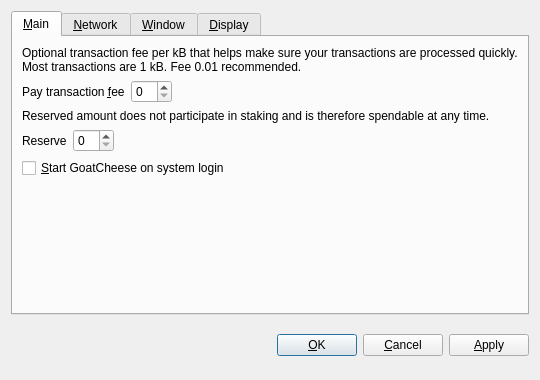
<?xml version="1.0" encoding="UTF-8"?>
<ui version="4.0">
 <class>OptionsDialog</class>
 <widget class="QDialog" name="OptionsDialog">
  <property name="geometry">
   <rect>
    <x>0</x>
    <y>0</y>
    <width>540</width>
    <height>380</height>
   </rect>
  </property>
  <property name="windowTitle">
   <string>Options</string>
  </property>
  <property name="modal">
   <bool>true</bool>
  </property>
  <layout class="QVBoxLayout" name="verticalLayout">
   <item>
    <widget class="QTabWidget" name="tabWidget">
     <property name="tabPosition">
      <enum>QTabWidget::North</enum>
     </property>
     <property name="currentIndex">
      <number>0</number>
     </property>
     <widget class="QWidget" name="tabMain">
      <attribute name="title">
       <string>&amp;Main</string>
      </attribute>
      <layout class="QVBoxLayout" name="verticalLayout_Main">
       <item>
        <widget class="QLabel" name="transactionFeeInfoLabel">
         <property name="text">
          <string>Optional transaction fee per kB that helps make sure your transactions are processed quickly. Most transactions are 1 kB. Fee 0.01 recommended.</string>
         </property>
         <property name="textFormat">
          <enum>Qt::PlainText</enum>
         </property>
         <property name="wordWrap">
          <bool>true</bool>
         </property>
        </widget>
       </item>
       <item>
        <layout class="QHBoxLayout" name="horizontalLayoutFee">
         <item>
          <widget class="QLabel" name="transactionFeeLabel">
           <property name="text">
            <string>Pay transaction &amp;fee</string>
           </property>
           <property name="textFormat">
            <enum>Qt::PlainText</enum>
           </property>
           <property name="buddy">
            <cstring>transactionFee</cstring>
           </property>
          </widget>
         </item>
         <item>
          <widget class="BitcoinAmountField" name="transactionFee"/>
         </item>
         <item>
          <spacer name="horizontalSpacerFee">
           <property name="orientation">
            <enum>Qt::Horizontal</enum>
           </property>
           <property name="sizeHint" stdset="0">
            <size>
             <width>40</width>
             <height>20</height>
            </size>
           </property>
          </spacer>
         </item>
        </layout>
       </item>
       <item>
        <widget class="QLabel" name="reserveBalanceInfoLabel">
         <property name="text">
          <string>Reserved amount does not participate in staking and is therefore spendable at any time.</string>
         </property>
         <property name="textFormat">
          <enum>Qt::PlainText</enum>
         </property>
         <property name="wordWrap">
          <bool>true</bool>
         </property>
        </widget>
       </item>
       <item>
        <layout class="QHBoxLayout" name="horizontalLayoutReserveBalance">
         <item>
          <widget class="QLabel" name="reserveBalanceLabel">
           <property name="text">
            <string>Reserve</string>
           </property>
           <property name="textFormat">
            <enum>Qt::PlainText</enum>
           </property>
           <property name="buddy">
            <cstring>reserveBalance</cstring>
           </property>
          </widget>
         </item>
         <item>
          <widget class="BitcoinAmountField" name="reserveBalance"/>
         </item>
         <item>
          <spacer name="horizontalSpacerReserveBalance">
           <property name="orientation">
            <enum>Qt::Horizontal</enum>
           </property>
           <property name="sizeHint" stdset="0">
            <size>
             <width>40</width>
             <height>20</height>
            </size>
           </property>
          </spacer>
         </item>
        </layout>
       </item>
       <item>
        <widget class="QCheckBox" name="bitcoinAtStartup">
         <property name="toolTip">
          <string>Automatically start GoatCheese after logging in to the system.</string>
         </property>
         <property name="text">
          <string>&amp;Start GoatCheese on system login</string>
         </property>
        </widget>
       </item>
       <item>
        <spacer name="verticalSpacer_Main">
         <property name="orientation">
          <enum>Qt::Vertical</enum>
         </property>
         <property name="sizeHint" stdset="0">
          <size>
           <width>20</width>
           <height>40</height>
          </size>
         </property>
        </spacer>
       </item>
      </layout>
     </widget>
     <widget class="QWidget" name="tabNetwork">
      <attribute name="title">
       <string>&amp;Network</string>
      </attribute>
      <layout class="QVBoxLayout" name="verticalLayout_Network">
       <item>
        <widget class="QCheckBox" name="mapPortUpnp">
         <property name="toolTip">
          <string>Automatically open the GoatCheese client port on the router. This only works when your router supports UPnP and it is enabled.</string>
         </property>
         <property name="text">
          <string>Map port using &amp;UPnP</string>
         </property>
        </widget>
       </item>
       <item>
        <widget class="QCheckBox" name="connectSocks">
         <property name="toolTip">
          <string>Connect to the GoatCheese network through a SOCKS5 proxy (e.g. when connecting through Tor).</string>
         </property>
         <property name="text">
          <string>&amp;Connect through SOCKS5 proxy:</string>
         </property>
        </widget>
       </item>
       <item>
        <layout class="QHBoxLayout" name="horizontalLayout_Network">
         <item>
          <widget class="QLabel" name="proxyIpLabel">
           <property name="text">
            <string>Proxy &amp;IP:</string>
           </property>
           <property name="textFormat">
            <enum>Qt::PlainText</enum>
           </property>
           <property name="buddy">
            <cstring>proxyIp</cstring>
           </property>
          </widget>
         </item>
         <item>
          <widget class="QValidatedLineEdit" name="proxyIp">
           <property name="maximumSize">
            <size>
             <width>140</width>
             <height>16777215</height>
            </size>
           </property>
           <property name="toolTip">
            <string>IP address of the proxy (e.g. 127.0.0.1)</string>
           </property>
          </widget>
         </item>
         <item>
          <widget class="QLabel" name="proxyPortLabel">
           <property name="text">
            <string>&amp;Port:</string>
           </property>
           <property name="textFormat">
            <enum>Qt::PlainText</enum>
           </property>
           <property name="buddy">
            <cstring>proxyPort</cstring>
           </property>
          </widget>
         </item>
         <item>
          <widget class="QLineEdit" name="proxyPort">
           <property name="maximumSize">
            <size>
             <width>55</width>
             <height>16777215</height>
            </size>
           </property>
           <property name="toolTip">
            <string>Port of the proxy (e.g. 9050)</string>
           </property>
          </widget>
         </item>
         <item>
          <spacer name="horizontalSpacer_Network">
           <property name="orientation">
            <enum>Qt::Horizontal</enum>
           </property>
           <property name="sizeHint" stdset="0">
            <size>
             <width>40</width>
             <height>20</height>
            </size>
           </property>
          </spacer>
         </item>
        </layout>
       </item>
       <item>
        <spacer name="verticalSpacer_Network">
         <property name="orientation">
          <enum>Qt::Vertical</enum>
         </property>
         <property name="sizeHint" stdset="0">
          <size>
           <width>20</width>
           <height>40</height>
          </size>
         </property>
        </spacer>
       </item>
      </layout>
     </widget>
     <widget class="QWidget" name="tabWindow">
      <attribute name="title">
       <string>&amp;Window</string>
      </attribute>
      <layout class="QVBoxLayout" name="verticalLayout_Window">
       <item>
        <widget class="QCheckBox" name="minimizeToTray">
         <property name="toolTip">
          <string>Show only a tray icon after minimizing the window.</string>
         </property>
         <property name="text">
          <string>&amp;Minimize to the tray instead of the taskbar</string>
         </property>
        </widget>
       </item>
       <item>
        <widget class="QCheckBox" name="minimizeOnClose">
         <property name="toolTip">
          <string>Minimize instead of exit the application when the window is closed. When this option is enabled, the application will be closed only after selecting Quit in the menu.</string>
         </property>
         <property name="text">
          <string>M&amp;inimize on close</string>
         </property>
        </widget>
       </item>
       <item>
        <spacer name="verticalSpacer_Window">
         <property name="orientation">
          <enum>Qt::Vertical</enum>
         </property>
         <property name="sizeHint" stdset="0">
          <size>
           <width>20</width>
           <height>40</height>
          </size>
         </property>
        </spacer>
       </item>
      </layout>
     </widget>
     <widget class="QWidget" name="tabDisplay">
      <attribute name="title">
       <string>&amp;Display</string>
      </attribute>
      <layout class="QVBoxLayout" name="verticalLayout_Display">
       <item>
        <layout class="QHBoxLayout" name="horizontalLayout_1_Display">
         <item>
          <widget class="QLabel" name="langLabel">
           <property name="text">
            <string>User Interface &amp;language:</string>
           </property>
           <property name="textFormat">
            <enum>Qt::PlainText</enum>
           </property>
           <property name="buddy">
            <cstring>lang</cstring>
           </property>
          </widget>
         </item>
         <item>
          <widget class="QValueComboBox" name="lang">
           <property name="toolTip">
            <string>The user interface language can be set here. This setting will take effect after restarting GoatCheese.</string>
           </property>
          </widget>
         </item>
        </layout>
       </item>
       <item>
        <layout class="QHBoxLayout" name="horizontalLayout_2_Display">
         <item>
          <widget class="QLabel" name="unitLabel">
           <property name="text">
            <string>&amp;Unit to show amounts in:</string>
           </property>
           <property name="textFormat">
            <enum>Qt::PlainText</enum>
           </property>
           <property name="buddy">
            <cstring>unit</cstring>
           </property>
          </widget>
         </item>
         <item>
          <widget class="QValueComboBox" name="unit">
           <property name="toolTip">
            <string>Choose the default subdivision unit to show in the interface and when sending coins.</string>
           </property>
          </widget>
         </item>
        </layout>
       </item>
       <item>
        <widget class="QCheckBox" name="coinControlFeatures">
         <property name="toolTip">
          <string>Whether to show coin control features or not.</string>
         </property>
         <property name="text">
          <string>Display coin &amp;control features (experts only!)</string>
         </property>
        </widget>
       </item>
       <item>
        <widget class="QCheckBox" name="useBlackTheme">
         <property name="text">
          <string>Use black visual theme (requires restart)</string>
         </property>
        </widget>
       </item>
       <item>
        <spacer name="verticalSpacer_Display">
         <property name="orientation">
          <enum>Qt::Vertical</enum>
         </property>
         <property name="sizeHint" stdset="0">
          <size>
           <width>20</width>
           <height>40</height>
          </size>
         </property>
        </spacer>
       </item>
      </layout>
     </widget>
    </widget>
   </item>
   <item>
    <layout class="QHBoxLayout" name="horizontalLayout_Buttons">
     <item>
      <spacer name="horizontalSpacer_1">
       <property name="orientation">
        <enum>Qt::Horizontal</enum>
       </property>
       <property name="sizeHint" stdset="0">
        <size>
         <width>40</width>
         <height>48</height>
        </size>
       </property>
      </spacer>
     </item>
     <item>
      <widget class="QLabel" name="statusLabel">
       <property name="font">
        <font>
         <weight>75</weight>
         <bold>true</bold>
        </font>
       </property>
       <property name="text">
        <string/>
       </property>
       <property name="textFormat">
        <enum>Qt::PlainText</enum>
       </property>
       <property name="wordWrap">
        <bool>true</bool>
       </property>
      </widget>
     </item>
     <item>
      <spacer name="horizontalSpacer_2">
       <property name="orientation">
        <enum>Qt::Horizontal</enum>
       </property>
       <property name="sizeHint" stdset="0">
        <size>
         <width>40</width>
         <height>48</height>
        </size>
       </property>
      </spacer>
     </item>
     <item>
      <widget class="QPushButton" name="okButton">
       <property name="text">
        <string>&amp;OK</string>
       </property>
      </widget>
     </item>
     <item>
      <widget class="QPushButton" name="cancelButton">
       <property name="text">
        <string>&amp;Cancel</string>
       </property>
       <property name="autoDefault">
        <bool>false</bool>
       </property>
      </widget>
     </item>
     <item>
      <widget class="QPushButton" name="applyButton">
       <property name="text">
        <string>&amp;Apply</string>
       </property>
       <property name="autoDefault">
        <bool>false</bool>
       </property>
      </widget>
     </item>
    </layout>
   </item>
  </layout>
 </widget>
 <customwidgets>
  <customwidget>
   <class>BitcoinAmountField</class>
   <extends>QSpinBox</extends>
   <header>bitcoinamountfield.h</header>
  </customwidget>
  <customwidget>
   <class>QValueComboBox</class>
   <extends>QComboBox</extends>
   <header>qvaluecombobox.h</header>
  </customwidget>
  <customwidget>
   <class>QValidatedLineEdit</class>
   <extends>QLineEdit</extends>
   <header>qvalidatedlineedit.h</header>
  </customwidget>
 </customwidgets>
 <resources/>
 <connections/>
</ui>
